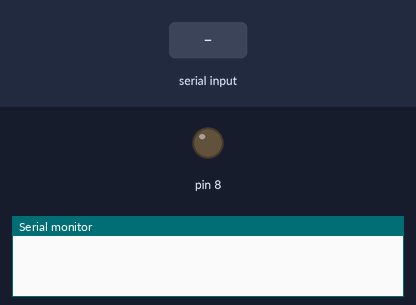
The sketch below on a simulated Arduino Uno, built with avr-gcc and run on an emulated ATmega328P. On the bench: output pins drawn as LEDs (lit = HIGH), the last lines printed to the serial monitor. The inputs (shaded band) are chosen by the test bench.

Above: at 1.2 s.
1.3 s: "1\n" received over Serial
At 1.6 s:
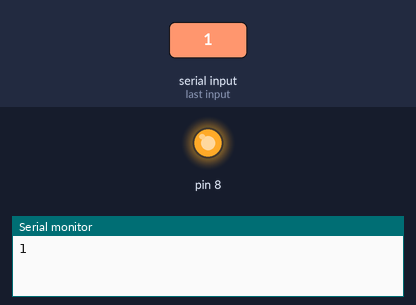
2.8 s: "0\n" received over Serial
At 4.0 s:
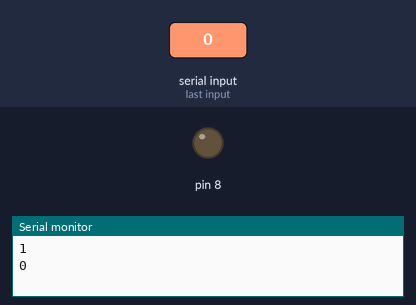
Timing chart, 0 to 5.8 s (numbered marks = the images above; inputs shaded):
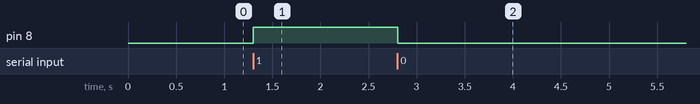

The sketch:

access_control_BLE.ino
```cpp
// Variable for storing incoming value
char Incoming_value = 0;

void setup()
{
  // Sets the data rate in bits per second (baud)
  // for serial data transmission
  Serial.begin(9600);

  // Sets digital pin 8 as output pin
  pinMode(8, OUTPUT);

  // Initializes the pin 8 to LOW (i.e., OFF)
  digitalWrite(8, LOW);
}

void loop()
{
  if (Serial.available() > 0)
  {
    // Read the incoming data and store it in the variable
    Incoming_value = Serial.read();

    // Print value of Incoming_value in Serial monitor
    Serial.print(Incoming_value);
    Serial.print("\n");

    // Checking whether value of the variable
    // is equal to 0
    if (Incoming_value == '0')
      digitalWrite(8, LOW); // If value is 0, turn OFF the device

    // Checking whether value of the variable
    // is equal to 1
    else if (Incoming_value == '1')
      digitalWrite(8, HIGH); // If value is 1, turn ON the device
  }

  // Adding a delay before running the loop again
  delay(1);

}
```

Measured:
- after the input at 1.3 s, pin 8: LOW → HIGH at once
- after the input at 2.8 s, pin 8: HIGH → LOW at once
